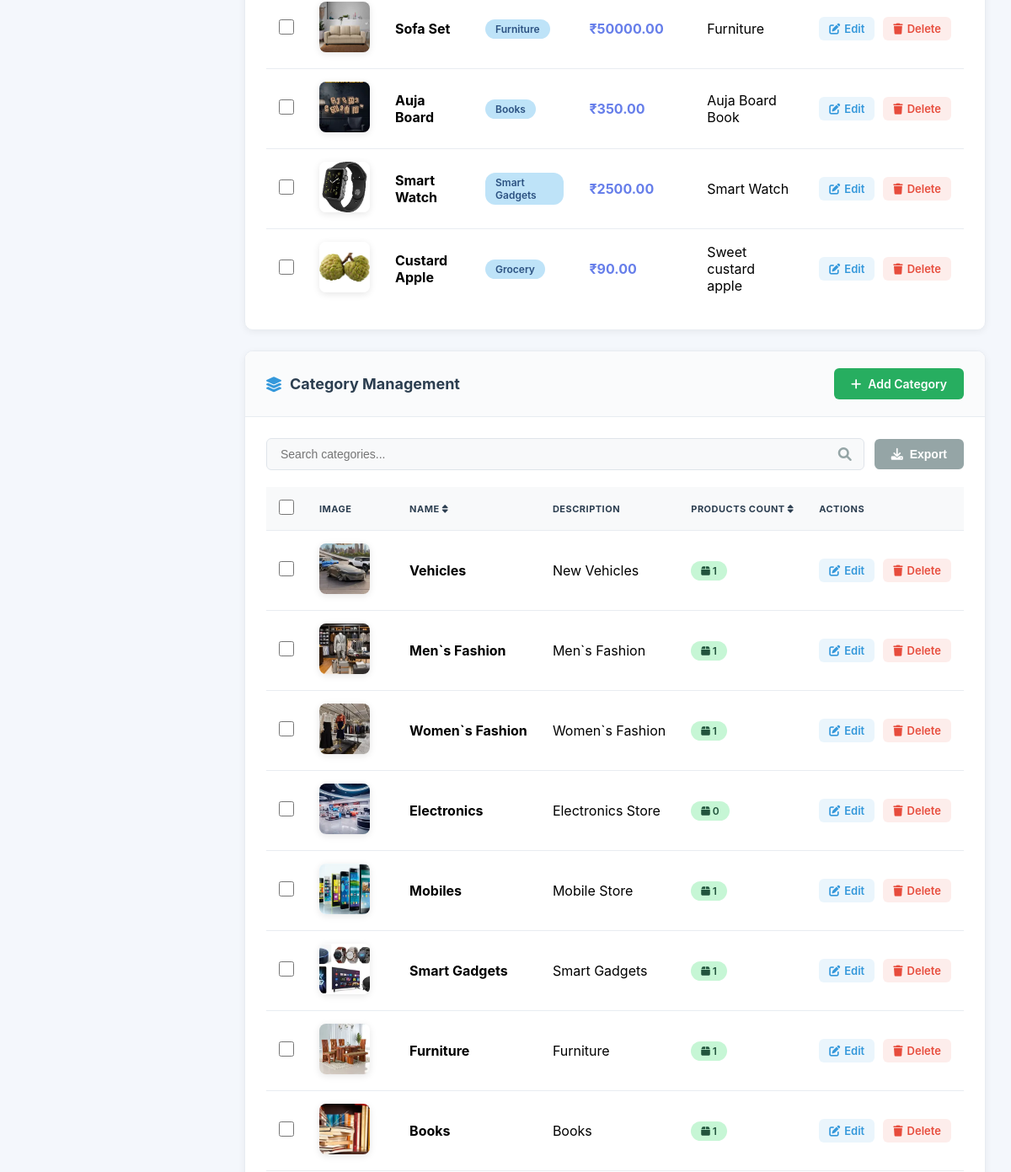
Before: /admin-panel (middle part) with the older database file.
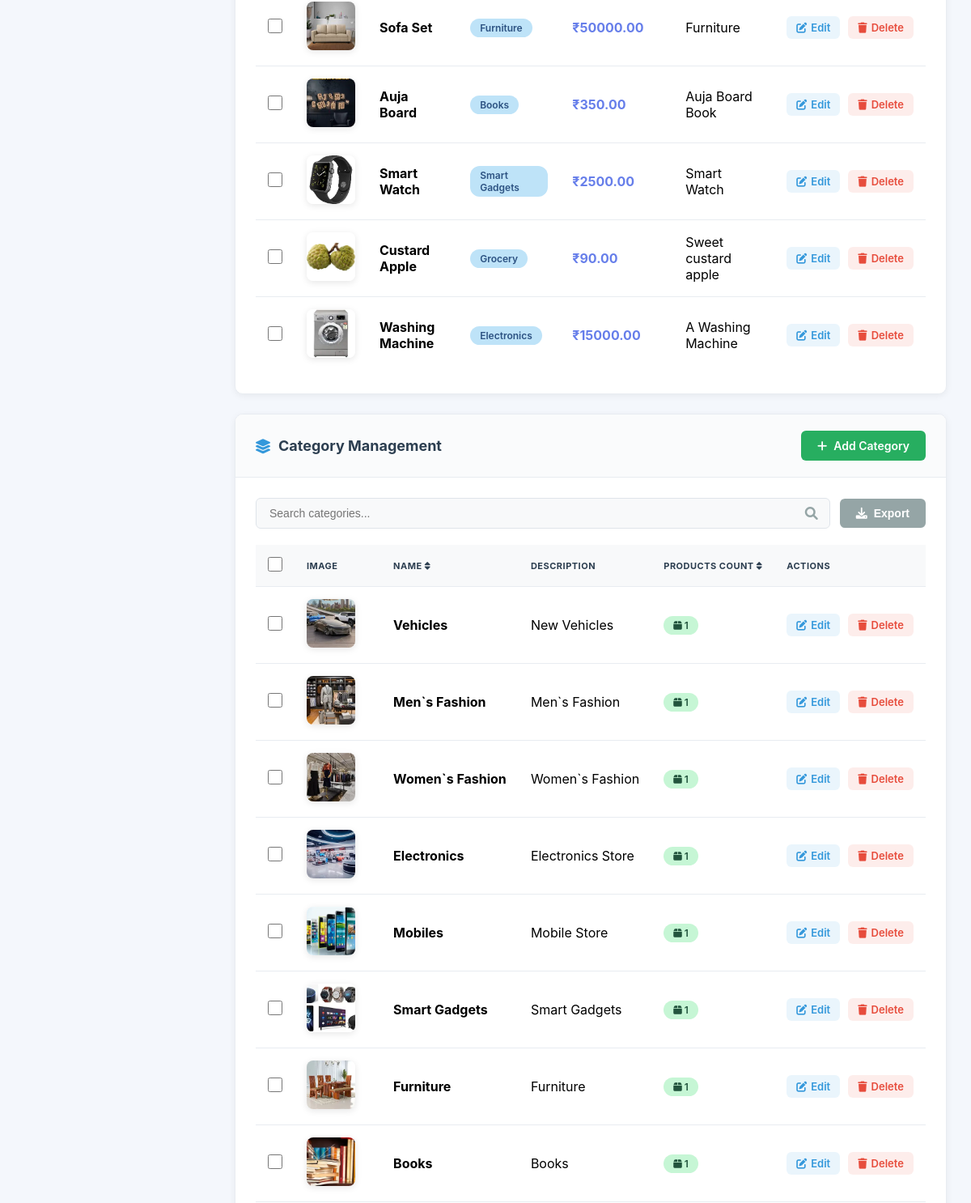
After: the same page with the newer database file.
### onlineshoppingapp/models.py (models this page shows, shortened)
class Product(models.Model):
    name = models.CharField(max_length=100)
    description = models.TextField()
    price = models.DecimalField(max_digits=10, decimal_places=2)
    image=models.ImageField(upload_to='products')
    category=models.ForeignKey('Category', on_delete=models.CASCADE)
    @property
    def average_rating(self):
        from django.db.models import Avg
        agg = self.reviews.aggregate(avg=Avg('rating'))
        return round(agg['avg'] or 0, 2)
    @property
    def review_count(self):
        return self.reviews.count()

class Category(models.Model):
    name = models.CharField(max_length=100)
    description = models.TextField()
    image=models.ImageField(upload_to='category')

### onlineshoppingapp/views.py (the view)
# urls.py: path('admin-panel', views.admin_panel, name='admin_panel'),
def admin_panel(request):
    from onlineshoppingapp.models import Review
    products = Product.objects.all()
    categories = Category.objects.all()
    users = User.objects.all()
    total_users = users.count()
    reviews = Review.objects.select_related('product', 'user').all()
    context = {
        'products': products,
        'categories': categories,
        'users': users,
        'reviews': reviews,
        'total_products': products.count(),
        'total_categories': categories.count(),
        'total_users': total_users,
        'total_reviews': reviews.count(),
        'show_login': False
    }
    return render(request, 'admin_panel.html', context)

### onlineshoppingapp/templates/admin_panel.html (shortened to what the changed rows need)
<!DOCTYPE html>
<html lang="en">
<head>
  <link rel="stylesheet" href="https://cdnjs.cloudflare.com/ajax/libs/font-awesome/6.0.0/css/all.min.css">
</head>
<body>
  {% if show_login %}
  <div class="login-container">
    <div class="login-icon">🔐</div>
    <h1>Admin Login</h1>
    {% if error %}
    <div class="error-message">{{ error }}</div>
    {% endif %}
    <form method="POST" class="login-form">
      {% csrf_token %}
      <div class="form-group">
        <label for="username">Username</label>
        <input
          type="text"
          id="username"
          name="username"
          required
          placeholder="Enter admin username"
        >
      </div>
      <div class="form-group">
        <label for="password">Password</label>
        <input
          type="password"
          id="password"
          name="password"
          required
          placeholder="Enter password"
        >
      </div>
      <button type="submit" class="login-btn">Login as Admin</button>
    </form>
  </div>
  {% else %}
  <div class="main-content">
    <div class="container">
      <div class="card" id="products">
        <div class="card-body">
          <div class="table-container">
        <table id="productTable">
          <tbody>
            {% for product in products %}
            <tr>
              <td><input type="checkbox" class="row-checkbox" value="{{ product.id }}"></td>
              <td>
                {% if product.image %}
                <img
                  src="{{ product.image.url }}"
                  alt="{{ product.name }}"
                  class="product-img"
                  loading="lazy"
                >
                {% else %}
                <div class="product-img" style="background: #f0f0f0; display: flex; align-items: center; justify-content: center;">
                  <i class="fas fa-image" style="color: #ccc;"></i>
                </div>
                {% endif %}
              </td>
              <td><strong>{{ product.name }}</strong></td>
              <td><span class="badge badge-info">{{ product.category.name }}</span></td>
              <td><strong style="color: #667eea;">₹{{ product.price }}</strong></td>
              <td>
                <div class="tooltip">
                  {{ product.description|truncatewords:10 }}
                </div>
              </td>
              <td>
                <div class="action-links">
                  <a href="{% url 'edit' product.id %}" class="edit-link" title="Edit Product">
                    <i class="fas fa-edit"></i> Edit
                  </a>
                  <a
                    href="{% url 'delete' product.id %}"
                    class="delete-link"
                    title="Delete Product"
                    onclick="return confirm('⚠️ Are you sure you want to delete \"{{ product.name }}\"? This action cannot be undone.')"
                  >
                    <i class="fas fa-trash"></i> Delete
                  </a>
                </div>
              </td>
            </tr>
            {% endfor %}
          </tbody>
        </table>
          </div>
        </div>
      </div>
      <div class="card" id="categories">
        <div class="card-body">
          <div class="table-container">
        <table id="categoryTable">
          <thead>
            <tr>
              <th><input type="checkbox" id="selectAllCategories" onclick="toggleSelectAll('categoryTable')"></th>
              <th>Image</th>
              <th>Name <i class="fas fa-sort" onclick="sortTable('categoryTable', 2)" style="cursor:pointer;"></i></th>
              <th>Description</th>
              <th>Products Count <i class="fas fa-sort" onclick="sortTable('categoryTable', 4)" style="cursor:pointer;"></i></th>
              <th>Actions</th>
            </tr>
          </thead>
          <tbody>
            {% for category in categories %}
            <tr>
              <td><input type="checkbox" class="row-checkbox" value="{{ category.id }}"></td>
              <td>
                {% if category.image %}
                <img
                  src="{{ category.image.url }}"
                  alt="{{ category.name }}"
                  class="product-img"
                  loading="lazy"
                >
                {% else %}
                <div class="product-img" style="background: #f0f0f0; display: flex; align-items: center; justify-content: center;">
                  <i class="fas fa-folder" style="color: #ccc;"></i>
                </div>
                {% endif %}
              </td>
              <td><strong>{{ category.name }}</strong></td>
              <td>{{ category.description|truncatewords:15 }}</td>
              <td>
                <span class="badge badge-success">
                  <i class="fas fa-box"></i> {{ category.product_set.count }}
                </span>
              </td>
              <td>
                <div class="action-links">
                  <a href="{% url 'edit_category' category.id %}" class="edit-link" title="Edit Category">
                    <i class="fas fa-edit"></i> Edit
                  </a>
                  <a
                    href="{% url 'delete_category' category.id %}"
                    class="delete-link"
                    title="Delete Category"
                    onclick="return confirm('⚠️ Are you sure you want to delete \"{{ category.name }}\"?\n\nThis will also affect {{ category.product_set.count }} product(s).')"
                  >
                    <i class="fas fa-trash"></i> Delete
                  </a>
                </div>
              </td>
            </tr>
            {% endfor %}
          </tbody>
        </table>
          </div>
        </div>
      </div>
    </div>
  </div>
  {% endif %}
</body>
</html>

Changed rows visible on the page:
added Product: image (picture), name "Washing Machine", category.name "Electronics", price "15000.00", description "A Washing Machine"
computed for Category "Electronics": product_set.count "0" → "1"
